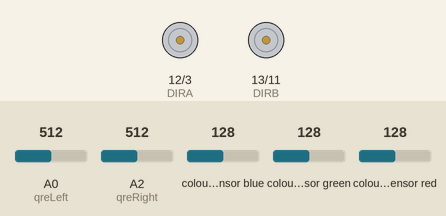
Simulated run of this sketch. Board: Arduino Uno, built with avr-gcc and run on an emulated ATmega328P. Shown: direction and speed pins drawn as motors (green arrow = direction pin HIGH = forward, orange = LOW = backward, longer = more drive). Inputs (shaded band) come from the test bench; at power-on: colour sensor red 128, A0 (qreLeft) = 512, A2 (qreRight) = 512, colour sensor blue 128, colour sensor green 128.

Above: at 1.2 s.
1.3 s: colour sensor red set to 7
2.8 s: colour sensor red set to 4
At 3.9 s:
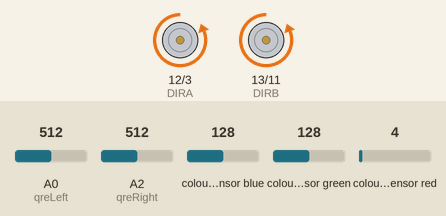
At 7.9 s:
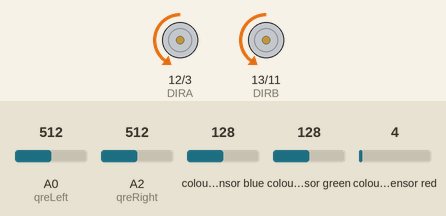
Timing chart, 0 to 9.5 s (numbered marks = the images above; inputs shaded):
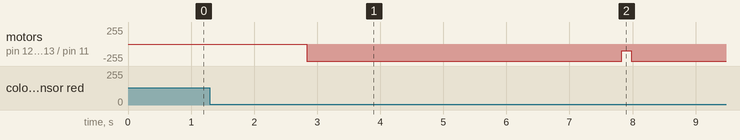

Measured:
- the behaviour switches between 6 and 5 on colour sensor red (found by bisection; images 0 and 1)
- after the input at 1.3 s, every drawn part: stays the same
- after the input at 2.8 s, motor on pin 12 (DIRA) / pin 3 (PWMA), motor on pin 13 (DIRB) / pin 11 (PWMB): stopped → backward 255/255 at once, → backward 100/255 5.0 s later, → backward 255/255 0.15 s later

The sketch:

lineandColorSensorTest.ino
```cpp
/* Line and color tracker tester
by: Chandra Prayaga Feb 16, 2014
QRE1113 line sensors from SparkFun connected to Analog pins 0 and 2
The line sensors are individual sensors*/

//Code for the QRE1113 Analog board
//Outputs via the serial terminal - Lower numbers mean more reflected light
#include <Wire.h> // Control I2C bus
#include "Adafruit_TCS34725.h" //Control color sensor
/* Initialize with default values (int time = 2.4ms, gain = 1x) */
Adafruit_TCS34725 tcs = Adafruit_TCS34725();
#define CW 0
#define CCW 1
// Motor definitions:
#define MOTOR_A 0
#define MOTOR_B 1
// Pin Assignments //
// Don’t change these! These pins are statically defined by Arduino & Ardumoto shield layout
const byte PWMA = 3; // PWM control (speed) for motor A
const byte PWMB = 11; // PWM control (speed) for motor B
const byte DIRA = 12; // Direction control for motor A
const byte DIRB = 13; // Direction control for motor B
int qreLeft = A0; //connected to Analog 2
int qreRight = A2; //connected to Analog 0
byte spd = 100; // forward speed
byte hiSpd = 120; //turning speed
int threshold = 700;

// threshold for line sensor values. Greater than this means on the line (dark)
// less than this means the sensor is off the line (light)
// This must be determined experimentally for each surface and track
void setup()
{
//setupArdumoto(); // Set up & initialize all motor drive pins
if (tcs.begin())
{
}
else
{
allStop();
while (1);
}
}


void loop()
{
uint16_t r, g, b, c, colorTemp, lux;
int QRE_Left = analogRead(qreLeft);
int QRE_Right = analogRead(qreRight);
tcs.getRawData(&r, &g, &b, &c);
if (r > 40) //if color sensor is on the bare floor
{
if (QRE_Left > threshold && QRE_Right > threshold)
{
forward();
}
else if (QRE_Left < threshold && QRE_Right > threshold)
{
bearRight();
}
else if (QRE_Left > threshold && QRE_Right < threshold)
{
bearLeft();
}
}
else //If color sensor is on the red tape marker
{
allStop();
delay(5000); //Stop as long as you want - in this case, 5 seconds
forward();
delay(100);
}
}
// driveArdumoto drives ’motor’ in direction ’dir’ at speed ’spd’
void driveArdumoto(byte motor, byte dir, byte spd)
{
if (motor == MOTOR_A)
{
digitalWrite(DIRA, dir);
analogWrite(PWMA, spd);
}
else if (motor == MOTOR_B)
{
digitalWrite(DIRB, dir);
analogWrite(PWMB, spd);
}
}
void forward() // Runs both motors at speed ’spd’
{
driveArdumoto(MOTOR_A, CW, spd); // Motor A at speed spd
driveArdumoto(MOTOR_B, CW, spd); // Motor B at speed spd
}
void bearRight()
{
driveArdumoto(MOTOR_B, CW, 0); //Motor B Stop
driveArdumoto(MOTOR_A, CW, hiSpd); //Motor A hiSpd
}
void bearLeft()
{
driveArdumoto(MOTOR_B, CW, hiSpd); //Motor B hiSpd
driveArdumoto(MOTOR_A, CW, 0); //Motor A Stop
}
// stopArdumoto makes a motor stop
void stopArdumoto(byte motor)
{
driveArdumoto(motor, 0, 0);
}
void allStop() //Stop both motors
{
stopArdumoto(MOTOR_A); // Stop motor A
// All pins should be set up as outputs:
pinMode(PWMA, OUTPUT);
pinMode(PWMB, OUTPUT);
pinMode(DIRA, OUTPUT);
pinMode(DIRB, OUTPUT);
// Initialize all pins as low:
digitalWrite(PWMA, HIGH);
digitalWrite(PWMB, HIGH);
digitalWrite(DIRA, LOW);
digitalWrite(DIRB, LOW);
}
```
